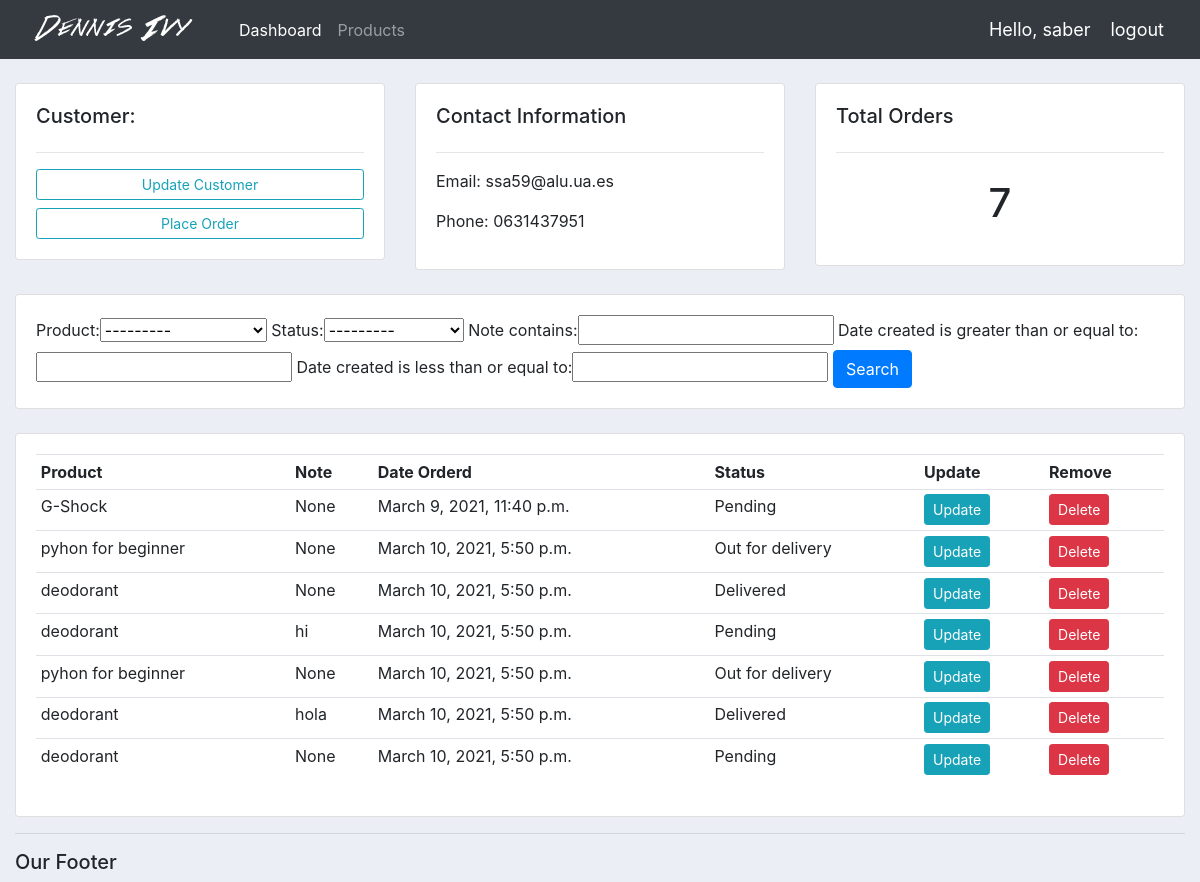
/customer/1/ (signed in), run on the app's committed database.
### accounts/models.py (models this page shows, shortened)
class Customer(models.Model):
    name = models.CharField(max_length=200, null=True)
    phone = models.CharField(max_length=200, null=True)
    email = models.CharField(max_length=200, null=True)
    date_created = models.DateTimeField(auto_now_add=True, null=True)

class Order(models.Model):
    STATUS = (
        ('Pending', 'Pending'),
        ('Out for delivery', 'Out for delivery'),
        ('Delivered', 'Delivered'),
    )
    customer = models.ForeignKey(Customer, null=True, on_delete=models.SET_NULL)
    product = models.ForeignKey(Product, null=True, on_delete=models.SET_NULL)
    date_created = models.DateTimeField(auto_now_add=True, null=True)
    status = models.CharField(max_length=200, null=True, choices=STATUS)
    note = models.CharField(max_length=1000, null=True)

class Product(models.Model):
    CATEGORY = (
        ('Indoor', 'Indoor'),
        ('Out Door', 'Out Door'),
    )
    name = models.CharField(max_length=200, null=True)
    price = models.FloatField(null=True)
    category = models.CharField(max_length=200, null=True, choices=CATEGORY)
    description = models.CharField(max_length=200, null=True, blank=True)
    date_created = models.DateTimeField(auto_now_add=True, null=True)
    tags = models.ManyToManyField(Tag)
    def __str__(self):
        return self.name

### accounts/views.py (the view)
# urls.py: path('customer/<str:pk_test>/', views.customer, name='customer'),
@login_required(login_url='login')
def customer(request, pk_test):
    customer = Customer.objects.get(id=pk_test)
    orders = customer.order_set.all()
    order_count = orders.count()
    myFilter = OrderFilter(request.GET, queryset=orders)
    orders = myFilter.qs
    context = {
        'customer': customer,
        'orders': orders,
        'total_orders': order_count,
        'myFilter': myFilter,
    }
    return render(request, 'accounts/customer.html', context)

### accounts/templates/accounts/customer.html
{% extends 'accounts/main.html' %}
{% block content %}
    	<br>
        <div class="row">
            <div class="col-md">
                <div class="card card-body">
                    <h5>Customer:</h5>
                    <hr>
                    <a class="btn btn-outline-info  btn-sm btn-block" href="">Update Customer</a>
                    <a class="btn btn-outline-info  btn-sm btn-block" href="{% url 'create_order' customer.id%}">Place Order</a>
                </div>
            </div>
            <div class="col-md">
                <div class="card card-body">
                    <h5>Contact Information</h5>
                    <hr>
                    <p>Email: {{customer.email}} </p>
                    <p>Phone: {{customer.phone}}  </p>
                </div>
            </div>
            <div class="col-md">
                <div class="card card-body">
                    <h5>Total Orders</h5>
                    <hr>
                    <h1 style="text-align: center;padding: 10px">{{total_orders}}</h1>
                </div>
            </div>
        </div>
        <br>
        <div class="row">
            <div class="col">
                <div class="card card-body">
                    <form method="get">
                        {{ myFilter.form }}
                    <button class="btn btn-primary" type="submit">Search</button>
                  </form>
                </div>
            </div>
        </div>
        <br>
        <div class="row">
            <div class="col-md">
                <div class="card card-body">
                    <table class="table table-sm">
                        <tr>
                            <th>Product</th>
                            <th>Note</th>
                            <th>Date Orderd</th>
                            <th>Status</th>
                            <th>Update</th>
                            <th>Remove</th>
                        </tr>
                        {%for order in orders %}
                        <tr>
                            <td>{{order.product.name}}</td>
                            <td>{{order.note}}</td>
                            <td>{{order.date_created}}</td>
                            <td>{{order.status}}</td>
                            <td><a class="btn btn-sm btn-info" href="{% url 'update_order' order.id %}">Update</a></td>
                            <td><a class="btn btn-sm btn-danger" href="{% url 'delete_order' order.id %}">Delete</a></td>
                        </tr>
                        {% endfor %}
                    </table>
                </div>
            </div>
        </div>
{% endblock %}

### accounts/templates/accounts/navbar.html (shortened to what this page needs)
{% load static %}
<nav class="navbar navbar-expand-lg navbar-dark bg-dark">
  <img src="{% static 'images/logo.png' %}" alt="logo">
  <div class="collapse navbar-collapse" id="navbarNav">
    <ul class="navbar-nav">
      <li class="nav-item active">
        <a class="nav-link" href="{% url 'home' %}">Dashboard <span class="sr-only">(current)</span></a>
      </li>
      <li class="nav-item">
    <a class="nav-link" href="{% url 'products' %}">Products</a>
      </li>
    </ul>
  </div>
  <span class="hello-msg">Hello, {{request.user}} </span>
  <span><a class="hello-msg" href="{% url 'logout' %}">logout</a></span>
</nav>

### static/css/main.css (style rules this page uses)
body { background-color: #ebeff5; }

### accounts/templates/accounts/navbar.html (style rules this page uses)
.hello-msg { font-size: 18px; color: #fff; margin-right: 20px; }

### data on the page
Customer: email "ssa59@alu.ua.es", phone "0631437951"
Order: product.name "G-Shock", note "None", date_created "March 9, 2021, 11:40 p.m.", status "Pending"
Order: product.name "pyhon for beginner", note "None", date_created "March 10, 2021, 5:50 p.m.", status "Out for delivery"
Order: product.name "deodorant", note "None", date_created "March 10, 2021, 5:50 p.m.", status "Delivered"
Order: product.name "deodorant", note "hi", date_created "March 10, 2021, 5:50 p.m.", status "Pending"
Order: product.name "pyhon for beginner", note "None", date_created "March 10, 2021, 5:50 p.m.", status "Out for delivery"
Order: product.name "deodorant", note "hola", date_created "March 10, 2021, 5:50 p.m.", status "Delivered"
Order: product.name "deodorant", note "None", date_created "March 10, 2021, 5:50 p.m.", status "Pending"

### other printed values
{{ request.user }} "saber"
{{ total_orders }} "7"
